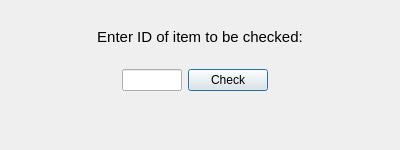
<?xml version="1.0" encoding="UTF-8"?>
<ui version="4.0">
 <class>ExpirationDialog</class>
 <widget class="QDialog" name="ExpirationDialog">
  <property name="geometry">
   <rect>
    <x>0</x>
    <y>0</y>
    <width>400</width>
    <height>150</height>
   </rect>
  </property>
  <property name="windowTitle">
   <string>Dialog</string>
  </property>
  <layout class="QVBoxLayout" name="verticalLayout">
   <item>
    <spacer name="verticalSpacer_3">
     <property name="orientation">
      <enum>Qt::Vertical</enum>
     </property>
     <property name="sizeHint" stdset="0">
      <size>
       <width>20</width>
       <height>40</height>
      </size>
     </property>
    </spacer>
   </item>
   <item>
    <widget class="QLabel" name="label">
     <property name="font">
      <font>
       <pointsize>11</pointsize>
      </font>
     </property>
     <property name="text">
      <string>Enter ID of item to be checked:</string>
     </property>
     <property name="alignment">
      <set>Qt::AlignCenter</set>
     </property>
    </widget>
   </item>
   <item>
    <spacer name="verticalSpacer_2">
     <property name="orientation">
      <enum>Qt::Vertical</enum>
     </property>
     <property name="sizeHint" stdset="0">
      <size>
       <width>20</width>
       <height>40</height>
      </size>
     </property>
    </spacer>
   </item>
   <item>
    <layout class="QHBoxLayout" name="horizontalLayout">
     <item>
      <spacer name="horizontalSpacer">
       <property name="orientation">
        <enum>Qt::Horizontal</enum>
       </property>
       <property name="sizeHint" stdset="0">
        <size>
         <width>160</width>
         <height>20</height>
        </size>
       </property>
      </spacer>
     </item>
     <item>
      <widget class="QLineEdit" name="lineEdit">
       <property name="alignment">
        <set>Qt::AlignCenter</set>
       </property>
      </widget>
     </item>
     <item>
      <widget class="QPushButton" name="pushButton">
       <property name="text">
        <string>Check</string>
       </property>
      </widget>
     </item>
     <item>
      <spacer name="horizontalSpacer_2">
       <property name="orientation">
        <enum>Qt::Horizontal</enum>
       </property>
       <property name="sizeHint" stdset="0">
        <size>
         <width>170</width>
         <height>20</height>
        </size>
       </property>
      </spacer>
     </item>
    </layout>
   </item>
   <item>
    <spacer name="verticalSpacer">
     <property name="orientation">
      <enum>Qt::Vertical</enum>
     </property>
     <property name="sizeHint" stdset="0">
      <size>
       <width>20</width>
       <height>30</height>
      </size>
     </property>
    </spacer>
   </item>
   <item>
    <widget class="QLabel" name="label_2">
     <property name="font">
      <font>
       <pointsize>12</pointsize>
       <bold>true</bold>
      </font>
     </property>
     <property name="text">
      <string/>
     </property>
     <property name="alignment">
      <set>Qt::AlignCenter</set>
     </property>
    </widget>
   </item>
   <item>
    <spacer name="verticalSpacer_4">
     <property name="orientation">
      <enum>Qt::Vertical</enum>
     </property>
     <property name="sizeHint" stdset="0">
      <size>
       <width>20</width>
       <height>40</height>
      </size>
     </property>
    </spacer>
   </item>
  </layout>
 </widget>
 <resources/>
 <connections/>
</ui>
